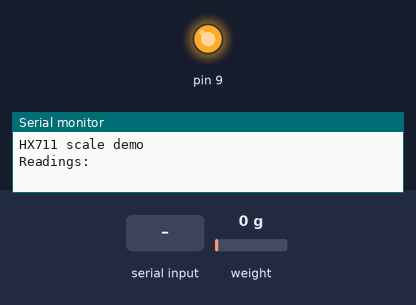
This sketch was run on a simulated Arduino Uno, built with avr-gcc and run on an emulated ATmega328P. Shown: output pins drawn as LEDs (lit = HIGH), the last lines printed to the serial monitor. The test bench sets the inputs (shaded band); at power-on: weight on the scale 0 g.

Above: at 1.9 s.
2.0 s: "1" received over Serial
At 2.7 s:
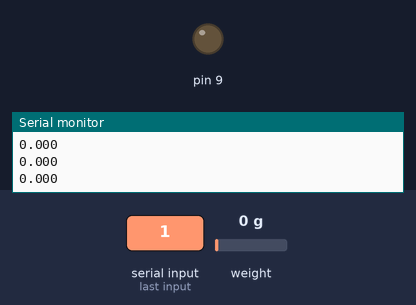
Timing chart, 0 to 5.0 s (numbered marks = the images above; inputs shaded):
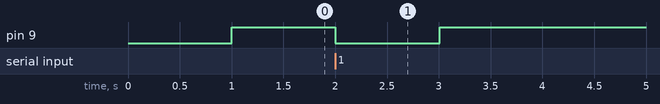

The sketch:

arduino_code.ino
```cpp
#include "HX711.h"

#define calibration_factor 441800.0 //This value is obtained using the SparkFun_HX711_Calibration sketch

#define LOADCELL_DOUT_PIN  3
#define LOADCELL_SCK_PIN  2

HX711 scale;
long long start;
void setup() {
  Serial.begin(9600);
  Serial.println("HX711 scale demo");

  scale.begin(LOADCELL_DOUT_PIN, LOADCELL_SCK_PIN);
  scale.set_scale(calibration_factor); //This value is obtained by using the SparkFun_HX711_Calibration sketch
  scale.tare(); //Assuming there is no weight on the scale at start up, reset the scale to 0
  pinMode(9, OUTPUT);
  digitalWrite(9, HIGH);
  Serial.println("Readings:");
  while(!Serial.available());
  start = millis();
  digitalWrite(9, LOW);
}

void loop() {
  if (start+ 1000 <= millis()) digitalWrite(9, HIGH);
  Serial.print(scale.get_units(), 3); //scale.get_units() returns a float
  Serial.println();
}
```

Measured:
- after the input at 2.0 s, pin 9: HIGH → LOW at once, → HIGH 1.0 s later
